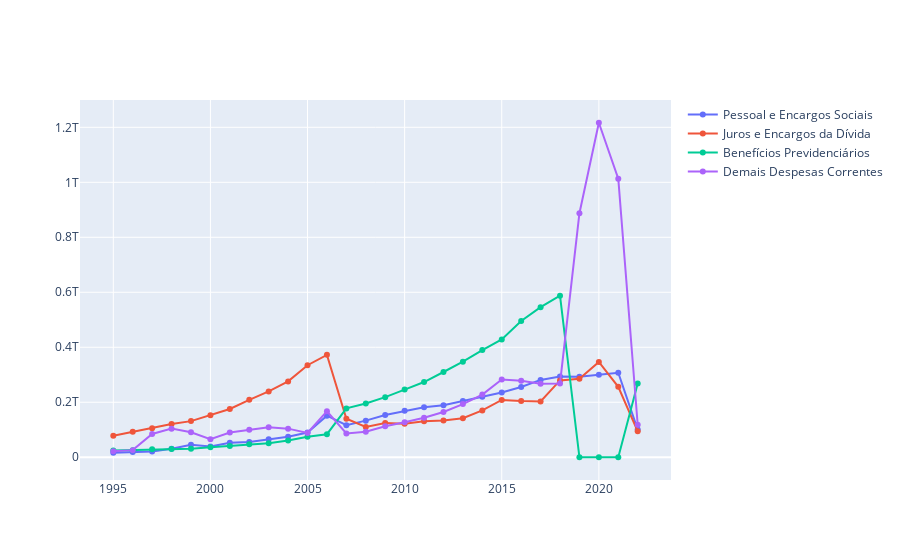

Here is the notebook cell this chart was saved with:
### Code cell
# Referência do plotly:
# https://paulovasconcellos.com.br/como-criar-gr%C3%A1ficos-interativos-utilizando-plotly-e-python-3eb6eda57a2b


# Gráfico usando apenas marcadores
trace1 = go.Scatter(x = df['Ano'],
                    y = df['Pessoal e Encargos Sociais'],
                    mode = 'markers+lines',
                    name = 'Pessoal e Encargos Sociais')# Gráfico de apenas linhas
trace2 = go.Scatter(x = df['Ano'],
                    y = df['Juros e Encargos da Dívida'],
                    mode = 'markers+lines',
                    name = 'Juros e Encargos da Dívida')# Criando gráfico com marcadores e linhas
trace3 = go.Scatter(x = df['Ano'],
                    y = df['Benefícios Previdenciários'],
                    mode = 'markers+lines',
                    name = 'Benefícios Previdenciários')
trace4 = go.Scatter(x = df['Ano'],
                    y = df['Demais Despesas Correntes'],
                    mode = 'markers+lines',
                    name = 'Demais Despesas Correntes')

data = [trace1, trace2, trace3, trace4]
py.iplot(data)
